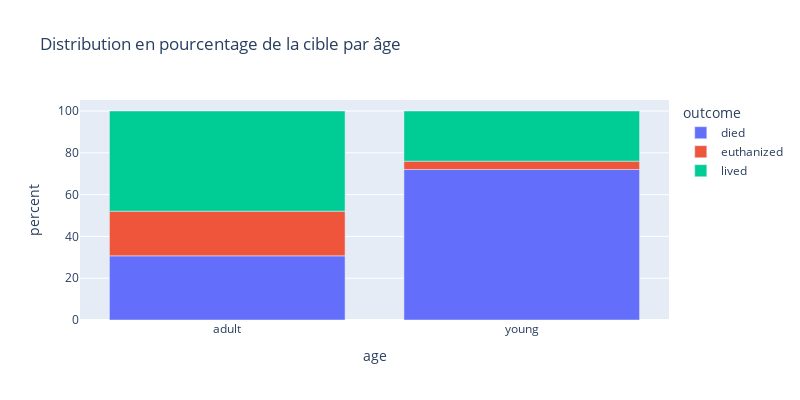

Write notebook code for a chart like this one.
### Code cell
fig = px.bar(
    df, x="age", y='percent', color="outcome",
    # barmode="group",
    title="Distribution en pourcentage de la cible par âge",
    width=800, height=400
)
fig.show()

### Figure 1 — Plotly figure (JSON) as saved in the notebook; plotly's stock layout.template omitted (floating-point values rounded to 4 significant figures)
{"data": [{"alignmentgroup": "True", "hovertemplate": "outcome=died<br>age=%{x}<br>percent=%{y}<extra></extra>", "legendgroup": "died", "marker": {"color": "#636efa", "pattern": {"shape": ""}}, "name": "died", "offsetgroup": "died", "orientation": "v", "showlegend": true, "textposition": "auto", "type": "bar", "x": ["adult", "young"], "xaxis": "x", "y": [30.69, 72], "yaxis": "y"}, {"alignmentgroup": "True", "hovertemplate": "outcome=euthanized<br>age=%{x}<br>percent=%{y}<extra></extra>", "legendgroup": "euthanized", "marker": {"color": "#EF553B", "pattern": {"shape": ""}}, "name": "euthanized", "offsetgroup": "euthanized", "orientation": "v", "showlegend": true, "textposition": "auto", "type": "bar", "x": ["adult", "young"], "xaxis": "x", "y": [21.38, 4], "yaxis": "y"}, {"alignmentgroup": "True", "hovertemplate": "outcome=lived<br>age=%{x}<br>percent=%{y}<extra></extra>", "legendgroup": "lived", "marker": {"color": "#00cc96", "pattern": {"shape": ""}}, "name": "lived", "offsetgroup": "lived", "orientation": "v", "showlegend": true, "textposition": "auto", "type": "bar", "x": ["adult", "young"], "xaxis": "x", "y": [47.93, 24], "yaxis": "y"}], "layout": {"barmode": "relative", "height": 400, "legend": {"title": {"text": "outcome"}, "tracegroupgap": 0}, "title": {"text": "Distribution en pourcentage de la cible par âge"}, "width": 800, "xaxis": {"anchor": "y", "domain": [0, 1], "title": {"text": "age"}}, "yaxis": {"anchor": "x", "domain": [0, 1], "title": {"text": "percent"}}}}
